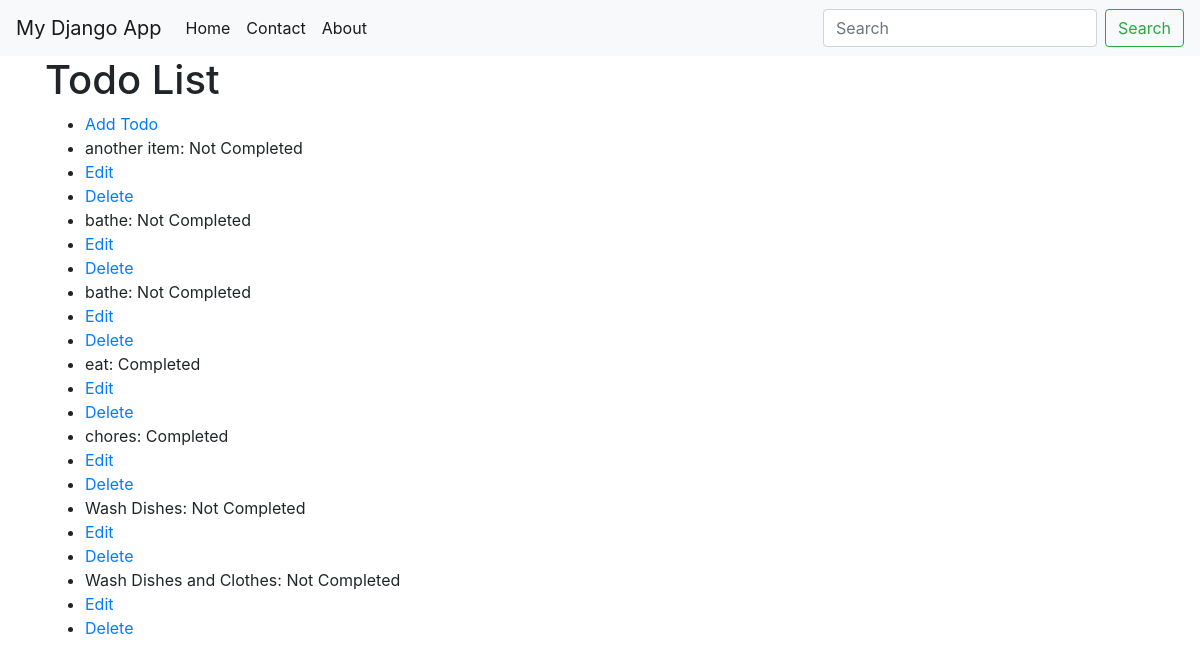
The page /todos/ on the database its author committed.
### my_app/models.py (models this page shows)
class TodoItem(models.Model):
    title=models.CharField(max_length=200)
    completed=models.BooleanField(default=False)

### my_app/views.py (the view)
# urls.py: path("todos/", views.todos, name="Todos"),
def todos(request):
    items=TodoItem.objects.all()
    return render(request, "todos.html", {"todos": items})

### my_app/templates/todos.html
{%extends "base.html" %}{%block content%}
<h1>Todo List</h1>
<ul>
    <li><a href="{% url 'addtodo'%}">Add Todo</a></li>
    {%for todo in todos%}
    <li>
        {{todo.title}}:{% if todo.completed %}
        Completed
        {%else %}
        Not Completed
        {%endif%}
    </li>
    <li><a href="{% url 'edittodo' todo.id %}">Edit</a></li>
    <li><a href="{% url 'deletetodo' todo.id %}">Delete</a></li>
    {%endfor%}
</ul>
{%endblock%}

### my_app/templates/base.html (shortened to what this page needs)
<!DOCTYPE html>
<html lang="en">
<head>
     <link
     href="https://stackpath.bootstrapcdn.com/bootstrap/4.3.1/css/bootstrap.min.css"
     rel="stylesheet"/>
</head>
<body>
    <nav class="navbar navbar-expand-lg navbar-light bg-light">
        <a class="navbar-brand" href="#">My Django App</a>
        <div class="collapse navbar-collapse" id="navbarSupportedContent">
          <ul class="navbar-nav mr-auto">
            <li class="nav-item active">
              <a class="nav-link" href="#">Home <span class="sr-only">(current)</span></a>
            </li>
            <li class="nav-item active">
              <a class="nav-link" href="#">Contact</a>
            </li>
            <li class="nav-item active">
              <a class="nav-link" href="#">About</a>
            </li>
          </ul>
          <form class="form-inline my-2 my-lg-0">
            <input class="form-control mr-sm-2" type="search" placeholder="Search" aria-label="Search">
            <button class="btn btn-outline-success my-2 my-sm-0" type="submit">Search</button>
          </form>
        </div>
      </nav>
    <div class="container">{% block content %}{% endblock %}</div>
</body>
</html>

### rows shown on the page
TodoItem: title "another item", completed "Not Completed"
TodoItem: title "bathe", completed "Not Completed"
TodoItem: title "bathe", completed "Not Completed"
TodoItem: title "eat", completed "Completed"
TodoItem: title "chores", completed "Completed"
TodoItem: title "Wash Dishes", completed "Not Completed"
TodoItem: title "Wash Dishes and Clothes", completed "Not Completed"
